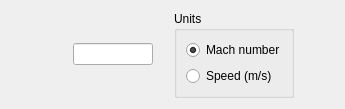
                 <widget class="QWidget" name="primShock">
                  <attribute name="title">
                   <string>Primary Shock</string>
                  </attribute>
                  <layout class="QHBoxLayout" name="horizontalLayout_3">
                   <item>
                    <spacer name="horizontalSpacer_47">
                     <property name="orientation">
                      <enum>Qt::Horizontal</enum>
                     </property>
                     <property name="sizeType">
                      <enum>QSizePolicy::Preferred</enum>
                     </property>
                     <property name="sizeHint" stdset="0">
                      <size>
                       <width>62</width>
                       <height>20</height>
                      </size>
                     </property>
                    </spacer>
                   </item>
                   <item>
                    <widget class="QLineEdit" name="primShock_Edit">
                     <property name="sizePolicy">
                      <sizepolicy hsizetype="Fixed" vsizetype="Fixed">
                       <horstretch>0</horstretch>
                       <verstretch>0</verstretch>
                      </sizepolicy>
                     </property>
                     <property name="minimumSize">
                      <size>
                       <width>80</width>
                       <height>0</height>
                      </size>
                     </property>
                     <property name="maximumSize">
                      <size>
                       <width>80</width>
                       <height>16777215</height>
                      </size>
                     </property>
                    </widget>
                   </item>
                   <item>
                    <spacer name="horizontalSpacer_48">
                     <property name="orientation">
                      <enum>Qt::Horizontal</enum>
                     </property>
                     <property name="sizeType">
                      <enum>QSizePolicy::Preferred</enum>
                     </property>
                     <property name="sizeHint" stdset="0">
                      <size>
                       <width>15</width>
                       <height>20</height>
                      </size>
                     </property>
                    </spacer>
                   </item>
                   <item>
                    <widget class="QGroupBox" name="groupBox_5">
                     <property name="sizePolicy">
                      <sizepolicy hsizetype="Fixed" vsizetype="Expanding">
                       <horstretch>0</horstretch>
                       <verstretch>0</verstretch>
                      </sizepolicy>
                     </property>
                     <property name="minimumSize">
                      <size>
                       <width>120</width>
                       <height>60</height>
                      </size>
                     </property>
                     <property name="maximumSize">
                      <size>
                       <width>120</width>
                       <height>16777215</height>
                      </size>
                     </property>
                     <property name="title">
                      <string>Units</string>
                     </property>
                     <layout class="QVBoxLayout" name="verticalLayout_22">
                      <item>
                       <widget class="QRadioButton" name="primmach_radio">
                        <property name="text">
                         <string>Mach number</string>
                        </property>
                        <property name="checked">
                         <bool>true</bool>
                        </property>
                        <attribute name="buttonGroup">
                         <string notr="true">shockunits_ButtonGroup</string>
                        </attribute>
                       </widget>
                      </item>
                      <item>
                       <widget class="QRadioButton" name="primspeed_radio">
                        <property name="text">
                         <string>Speed (m/s)</string>
                        </property>
                        <attribute name="buttonGroup">
                         <string notr="true">shockunits_ButtonGroup</string>
                        </attribute>
                       </widget>
                      </item>
                     </layout>
                    </widget>
                   </item>
                   <item>
                    <spacer name="horizontalSpacer_49">
                     <property name="orientation">
                      <enum>Qt::Horizontal</enum>
                     </property>
                     <property name="sizeType">
                      <enum>QSizePolicy::Preferred</enum>
                     </property>
                     <property name="sizeHint" stdset="0">
                      <size>
                       <width>40</width>
                       <height>20</height>
                      </size>
                     </property>
                    </spacer>
                   </item>
                  </layout>
                 </widget>
